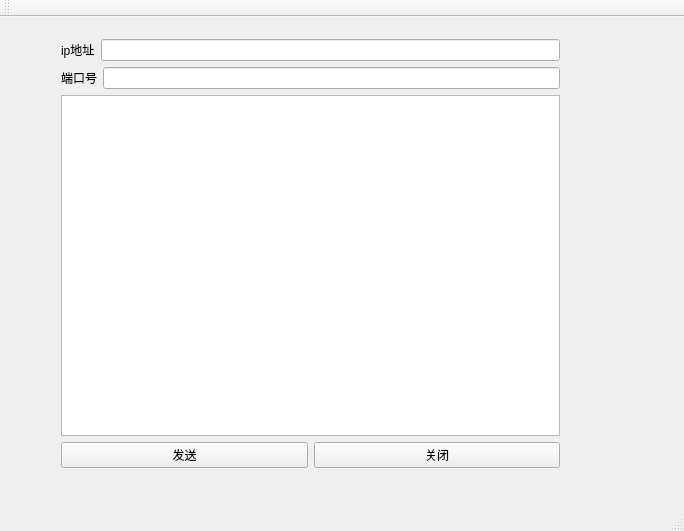
<?xml version="1.0" encoding="UTF-8"?>
<ui version="4.0">
 <class>udp</class>
 <widget class="QMainWindow" name="udp">
  <property name="geometry">
   <rect>
    <x>0</x>
    <y>0</y>
    <width>684</width>
    <height>531</height>
   </rect>
  </property>
  <property name="windowTitle">
   <string>udp</string>
  </property>
  <widget class="QWidget" name="centralWidget">
   <widget class="QWidget" name="layoutWidget">
    <property name="geometry">
     <rect>
      <x>50</x>
      <y>11</y>
      <width>521</width>
      <height>451</height>
     </rect>
    </property>
    <layout class="QVBoxLayout" name="verticalLayout_2">
     <item>
      <layout class="QVBoxLayout" name="verticalLayout">
       <item>
        <layout class="QHBoxLayout" name="horizontalLayout">
         <item>
          <widget class="QLabel" name="label">
           <property name="text">
            <string>ip地址</string>
           </property>
          </widget>
         </item>
         <item>
          <widget class="QLineEdit" name="lineEditip"/>
         </item>
        </layout>
       </item>
       <item>
        <layout class="QHBoxLayout" name="horizontalLayout_2">
         <item>
          <widget class="QLabel" name="label_2">
           <property name="text">
            <string>端口号</string>
           </property>
          </widget>
         </item>
         <item>
          <widget class="QLineEdit" name="lineEditport"/>
         </item>
        </layout>
       </item>
       <item>
        <widget class="QTextEdit" name="TextEdit"/>
       </item>
      </layout>
     </item>
     <item>
      <layout class="QHBoxLayout" name="horizontalLayout_3">
       <item>
        <widget class="QPushButton" name="SendBtn">
         <property name="text">
          <string>发送</string>
         </property>
        </widget>
       </item>
       <item>
        <widget class="QPushButton" name="exitBtn">
         <property name="text">
          <string>关闭</string>
         </property>
        </widget>
       </item>
      </layout>
     </item>
    </layout>
   </widget>
  </widget>
  <widget class="QMenuBar" name="menuBar">
   <property name="geometry">
    <rect>
     <x>0</x>
     <y>0</y>
     <width>684</width>
     <height>23</height>
    </rect>
   </property>
  </widget>
  <widget class="QToolBar" name="mainToolBar">
   <attribute name="toolBarArea">
    <enum>TopToolBarArea</enum>
   </attribute>
   <attribute name="toolBarBreak">
    <bool>false</bool>
   </attribute>
  </widget>
  <widget class="QStatusBar" name="statusBar"/>
 </widget>
 <layoutdefault spacing="6" margin="11"/>
 <resources/>
 <connections/>
</ui>
